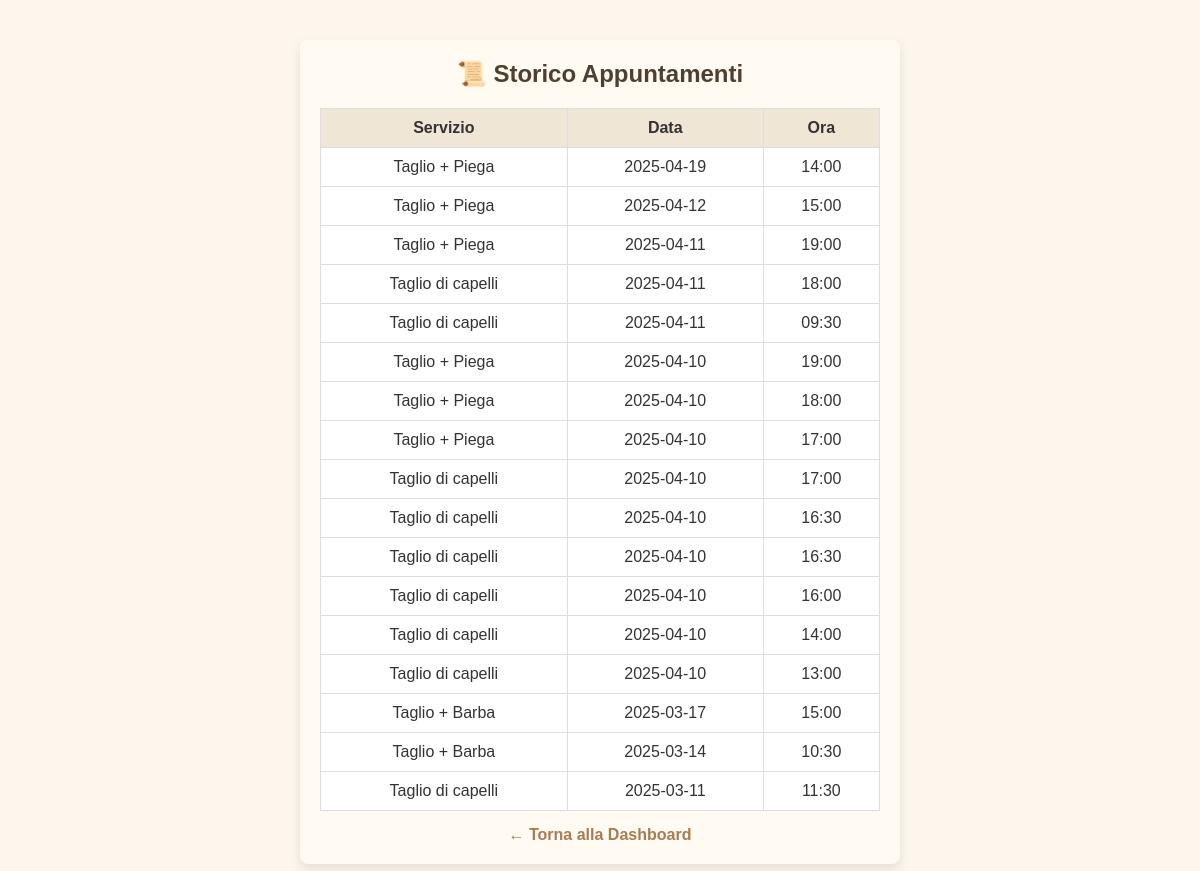
Before: /user_history (signed in) with the older database file.
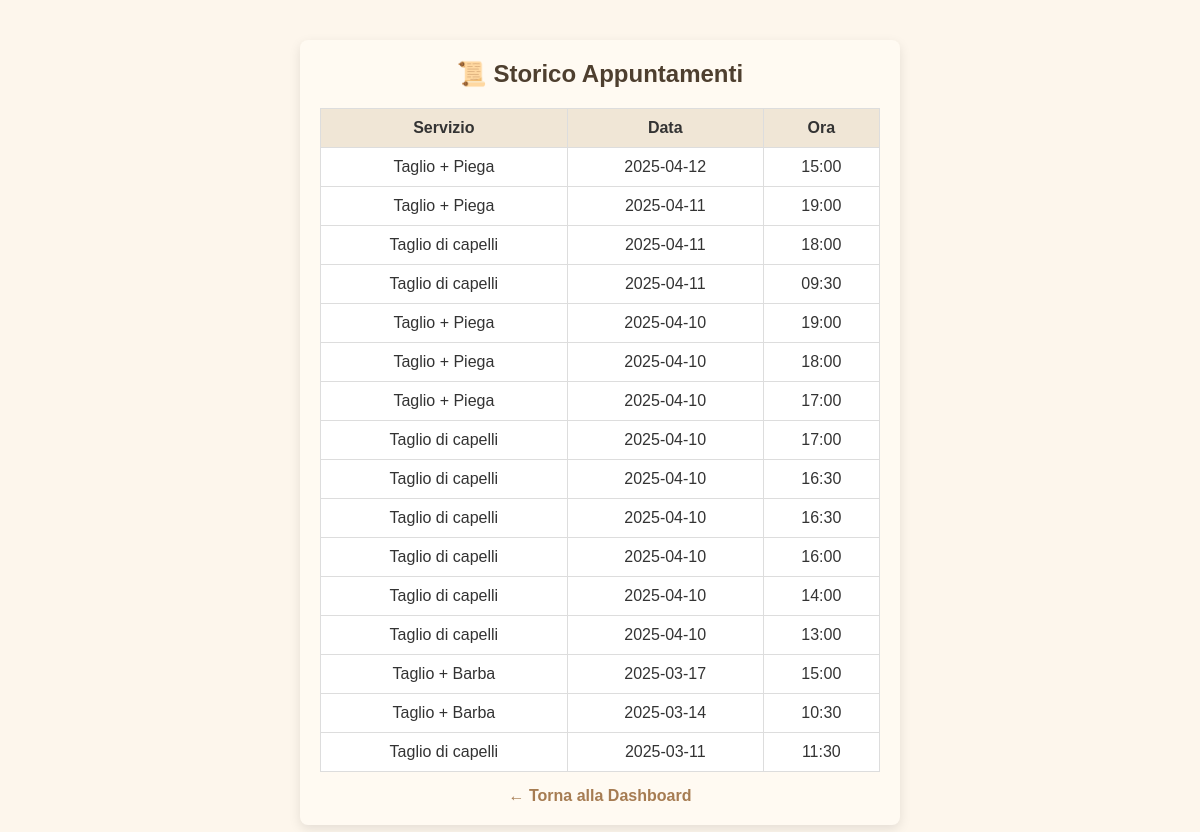
After: the same page with the newer database file.
### tables this page shows
CREATE TABLE appointments (
            id INTEGER PRIMARY KEY AUTOINCREMENT,
            user_id INTEGER NOT NULL,
            service TEXT NOT NULL,
            date TEXT NOT NULL,
            time TEXT NOT NULL, barber TEXT NOT NULL DEFAULT 'Mattia', tipo TEXT DEFAULT 'barbiere',
            FOREIGN KEY (user_id) REFERENCES users(id)
        );

### app.py (the view)
@app.route('/user_history')
def user_history():
    if 'user_id' not in session:
        return redirect(url_for('login_user'))
    user_id = session['user_id']
    today = datetime.now().strftime("%Y-%m-%d")
    now_time = datetime.now().strftime("%H:%M")
    conn = sqlite3.connect('bookings.db')
    cursor = conn.cursor()
    cursor.execute("""
        SELECT service, date, time
        FROM appointments
        WHERE user_id = ? AND (date < ? OR (date = ? AND time < ?))
        ORDER BY date DESC, time DESC
    """, (user_id, today, today, now_time))
    appointments = cursor.fetchall()
    conn.close()
    return render_template('user_history.html', appointments=appointments)

### templates/user_history.html (shortened to what this page needs)
<!DOCTYPE html>
<html lang="it">
<head>
  <link rel="stylesheet" href="{{ url_for('static', filename='style.css') }}">
</head>
<body>
  <div class="container">
    <h2>📜 Storico Appuntamenti</h2>
    {% if appointments %}
      <table>
        <thead>
          <tr>
            <th>Servizio</th>
            <th>Data</th>
            <th>Ora</th>
          </tr>
        </thead>
        <tbody>
          {% for a in appointments %}
          <tr>
            <td>{{ a[0] }}</td>
            <td>{{ a[1] }}</td>
            <td>{{ a[2] }}</td>
          </tr>
          {% endfor %}
        </tbody>
      </table>
    {% else %}
      <p>Non hai appuntamenti passati.</p>
    {% endif %}
    <a href="{{ url_for('user_dashboard') }}">← Torna alla Dashboard</a>
  </div>
</body>
</html>

### static/style.css (style rules this page uses)
* { box-sizing: border-box; margin: 0; padding: 0; }
body { font-family: 'Arial', sans-serif; background-color: #fdf6ec; color: #333; display: flex; flex-direction: column; align-items: center; padding: 20px; }
.container { width: 100%; max-width: 600px; background: #fffaf2; padding: 20px; border-radius: 8px; box-shadow: 0 4px 12px rgba(0, 0, 0, 0.1); margin: 20px 0; }
h1, h2, h3 { text-align: center; color: #4e3f2f; margin-bottom: 15px; }
a { display: block; text-align: center; margin-top: 15px; text-decoration: none; color: #a67c52; font-weight: bold; }
table { width: 100%; border-collapse: collapse; margin-top: 20px; background-color: #fff; color: #333; }
table, th, td { border: 1px solid #ddd; }
th, td { padding: 10px; text-align: center; }
th { background-color: #f0e6d6; color: #333; }

Changed rows visible on the page:
removed appointments: service "Taglio + Piega", date "2025-04-19", time "14:00"
